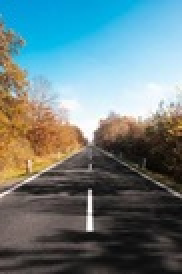
#> input picture images/long.jpg, 91 x 137 px (shown 2 times larger)
$ python threeBitColour.py images/long.jpg out.png
#> lines starting #> are read from the running program, lines starting #| are printed output that depends on the picture
import numpy as np
from PIL import Image
import sys

def convert_to_3bit_values(image_path)  -> np.ndarray:
    """
    Convert an image from 8-bit per channel to raw 3-bit values (0-7 per channel).

    Parameters:
    image_path (str): Path to the input image

    Returns:
    np.ndarray: Array of raw 3-bit values (0-7) for each channel
    """
#> called with image_path = 'images/long.jpg'
    # Open the image
    img = Image.open(image_path)
#> img is the input picture: PIL image 91x137 RGB; mean R, G, B 103.2, 126, 129.4

    # Convert to RGB if it's not already
    if img.mode != 'RGB':
        img = img.convert('RGB')

    # Convert to numpy array for easier manipulation
    img_array = np.array(img)

    # Quantize each channel to 3-bit (values 0-7)
    r_channel_raw = img_array[:, :, 0] // 32
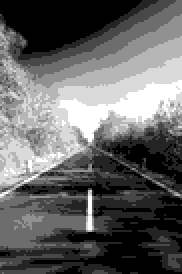
#> r_channel_raw: shape (137, 91) (shown 2 times larger); min 0, max 7, mean 2.76; drawn with min black and max white
    g_channel_raw = img_array[:, :, 1] // 32
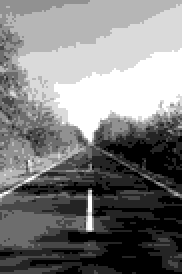
#> g_channel_raw: shape (137, 91) (shown 2 times larger); min 0, max 7, mean 3.45; drawn with min black and max white
    b_channel_raw = img_array[:, :, 2] // 32
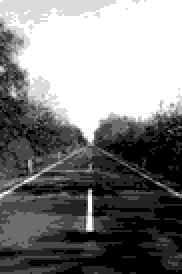
#> b_channel_raw: shape (137, 91) (shown 2 times larger); min 0, max 7, mean 3.52; drawn with min black and max white

    # Create raw output array with values 0-7
    raw_output = np.stack([r_channel_raw, g_channel_raw, b_channel_raw], axis=2)
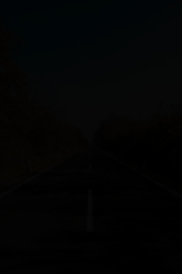
#> raw_output: shape (137, 91, 3) (shown 2 times larger); mean R, G, B 2.76, 3.45, 3.52

    return raw_output

def convert_from_3bit_values(raw_array, output_path=None):
    """
    Convert a raw 3-bit array (values 0-7) back to 8-bit and save as an image.

    Parameters:
    raw_array (np.ndarray): Array with values 0-7 for each channel
    output_path (str, optional): Path to save the output image. If None, will save as 'output_3bit.jpg'

    Returns:
    PIL.Image: The converted image
    """
    # Make sure array is the right type
    raw_array = raw_array.astype(np.uint8)

    # Scale back to 8-bit range (0-255)
    r_channel = (raw_array[:, :, 0] * 36).clip(0, 255).astype(np.uint8)
    g_channel = (raw_array[:, :, 1] * 36).clip(0, 255).astype(np.uint8)
    b_channel = (raw_array[:, :, 2] * 36).clip(0, 255).astype(np.uint8)

    # Combine channels for the 8-bit representation
    result_array = np.stack([r_channel, g_channel, b_channel], axis=2)
    result_img = Image.fromarray(result_array)

    # Save the result if output_path is provided
    if output_path is not None:
        result_img.save(output_path)
        print(f"Image saved as {output_path}")
    else:
        default_output = "output_3bit.jpg"
        result_img.save(default_output)
        print(f"Image saved as {default_output}")

    return result_img

def main():
    if len(sys.argv) < 2:
        print("Usage: python 3bitColour.py <input_image_path> [output_image_path]")
        sys.exit(1)

    input_image_path = sys.argv[1]
    output_image_path = sys.argv[2] if len(sys.argv) > 2 else None

    # Example workflow using both functions
    print("Converting to 3-bit values...")
    raw_values = convert_to_3bit_values(input_image_path)
    print("Raw 3-bit values shape:", raw_values.shape)
#| Raw 3-bit values shape: (137, 91, 3)
    print(raw_values)
#> (printed output is left out)

    # Here you could process or modify the raw_values array

    # print("Converting back to image and saving...")
    # result_img = convert_from_3bit_values(raw_values, output_image_path)

    # print("Process complete!")

if __name__ == "__main__":
    main()

$ run again, on images/128.png
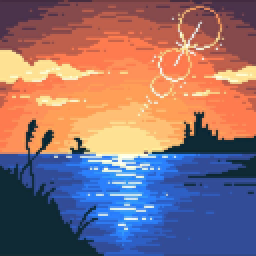
#> input picture images/128.png, 128 x 128 px (shown 2 times larger)
#> in convert_to_3bit_values, img is the input picture: PIL image 128x128 RGBA; mean R, G, B, A 140.7, 111.7, 116.7, 255
#> img: PIL image 128x128 RGB
#> in convert_to_3bit_values, `g_channel_raw = img_array[:, :, 1] // 32`:
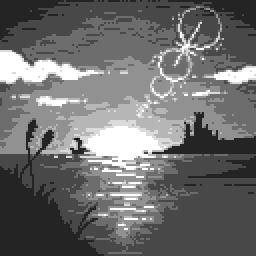
#> g_channel_raw: shape (128, 128) (shown 2 times larger); min 0, max 7, mean 3.02; drawn with min black and max white
#> in convert_to_3bit_values, `b_channel_raw = img_array[:, :, 2] // 32`:
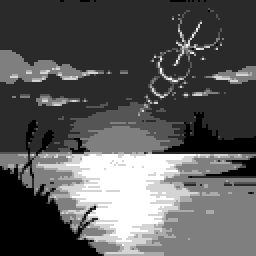
#> b_channel_raw: shape (128, 128) (shown 2 times larger); min 1, max 7, mean 3.1; drawn with min black and max white
#| Raw 3-bit values shape: (128, 128, 3)
#> (printed output is left out)
